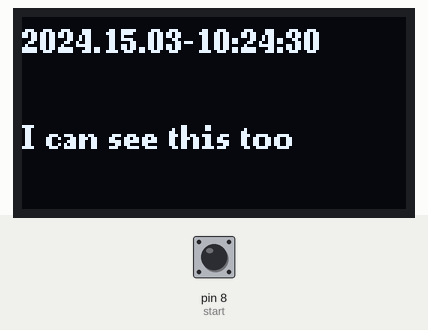
Simulated run of this sketch. Board: Arduino Leonardo, built with avr-gcc and run on an emulated ATmega32U4. On the bench: 128×64 one-colour display. The test bench sets the inputs (shaded band); at power-on: pin 8 (start) HIGH. The local clock reads 2024-03-15 10:24:30 at power-on unless the sketch sets it; what the sketch prints to the serial monitor is not drawn.

Above: at 1.2 s.
1.3 s: pin 8 (start) pulled LOW for 1 s
At 4.0 s:
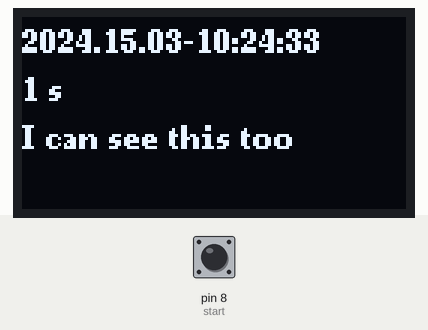
4.2 s: pin 8 (start) pulled LOW for 0.15 s
At 6.4 s:
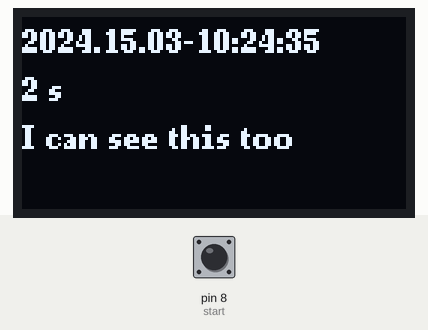
7.3 s: pin 8 (start) pulled LOW for 0.15 s
At 10.2 s:
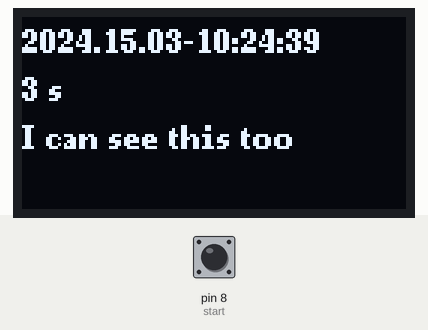
10.4 s: pin 8 (start) pulled LOW for 1 s
At 12.1 s:
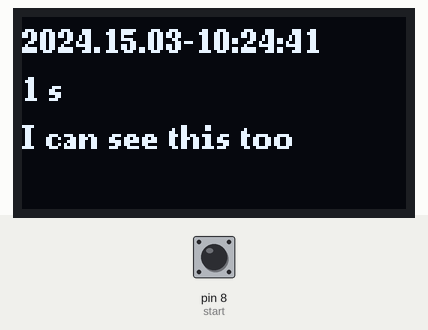
Timing chart, 0 to 13.6 s (numbered marks = the images above; inputs shaded):
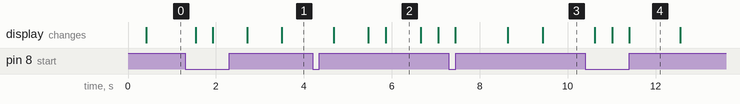

The sketch:

displaycas.ino
```cpp
#include <Wire.h>
#include <RTClib.h>

 RTC_DS1307 rtc;
#include <Arduino.h>
#include <U8g2lib.h>
#include <Wire.h>

U8G2_SSD1306_128X64_NONAME_1_SW_I2C u8g2(U8G2_R0, A2, A1, U8X8_PIN_NONE);

int start = 8; int reset = 9; int interval = 10;
long time;

void setup() {
  u8g2.begin();

  pinMode(start, INPUT_PULLUP);
  pinMode(reset, INPUT_PULLUP);
  pinMode(interval, INPUT_PULLUP);


  while (!Serial);          // for Leonardo/Micro/Zero
  Serial.begin(9600);
  if (! rtc.begin()) {
    Serial.println("Couldn't find RTC");
    while (1);
  }                         // end rtc.begin()
  if (! rtc.isrunning()) {
    Serial.println("RTC is NOT running!");
    rtc.adjust(DateTime(F(__DATE__), F(__TIME__)));
  }

  time = millis();
}

int startTime = 0;
int stopky = 0;
char cas[64];


void loop() {

  DateTime now = rtc.now();
  char timeFormat[] = "YYYY.DD.MM-hh:mm:ss";

  if(digitalRead(start) == 0 && stopky == 0){
    stopky = 1;
  }
  else if(digitalRead(start) == 0 && stopky == 1){
    stopky = 0;
    startTime = 0;
  }
  if(stopky == 1){
    if(millis() - time >= 1000){
      time = millis();
      startTime++;
      snprintf(cas,64, "%d s", startTime);
    }
  }
  Serial.println(digitalRead(start));

  u8g2.firstPage();
  do {
    u8g2.setFont(u8g2_font_ncenB08_tr);

    u8g2.drawStr(0, 12, now.toString(timeFormat));
    u8g2.drawStr(0, 28, cas);
    u8g2.drawStr(0, 44, "I can see this too");

  } while ( u8g2.nextPage() );

}
```
